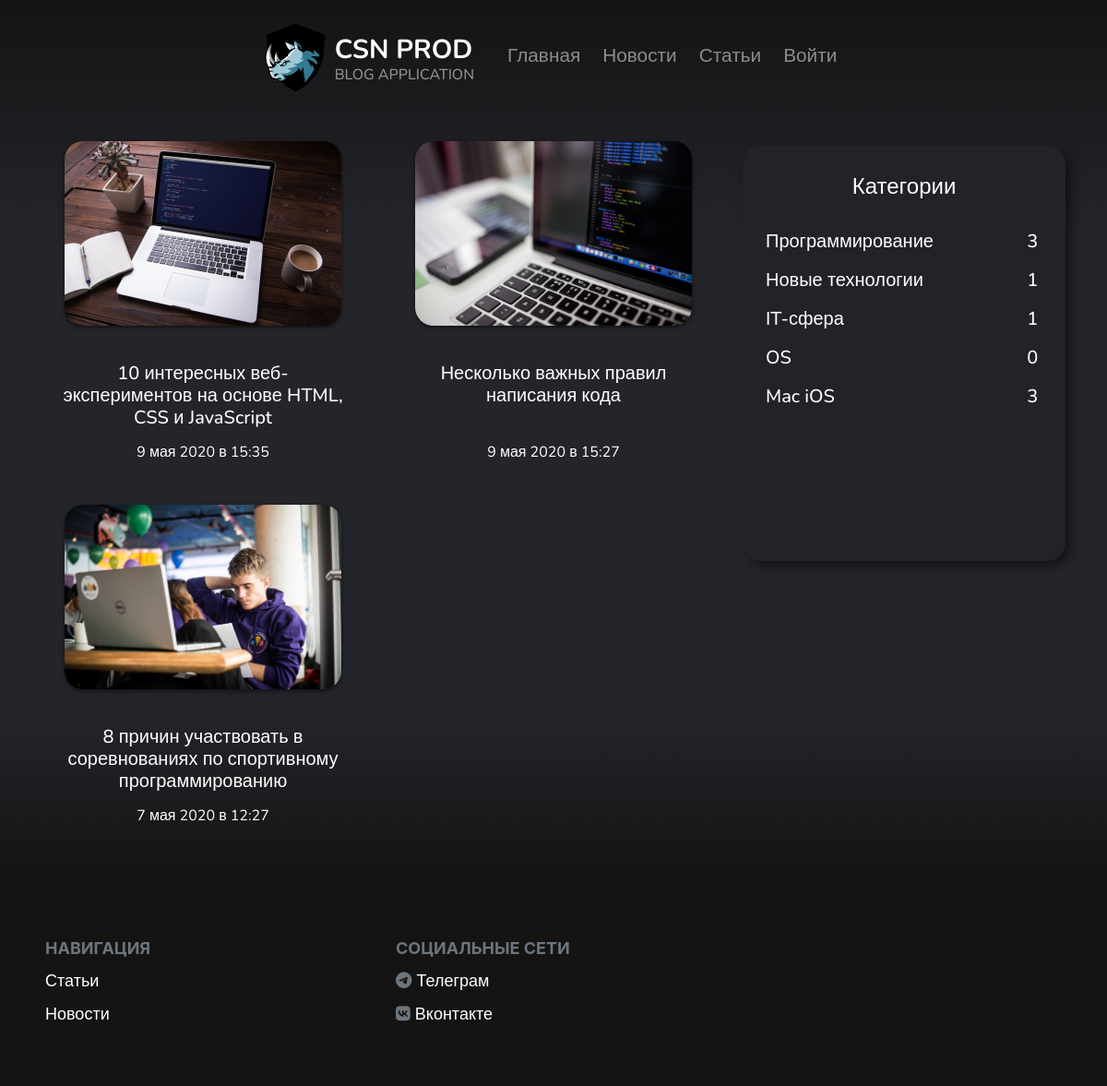
The page /st/programming on the database its author committed.
### st/models.py (models this page shows, shortened)
class Articles(models.Model):
    title = models.CharField(max_length=128)
    text = models.TextField()
    image = models.ImageField(upload_to='media/st')
    category = models.ForeignKey(CategoryArticles, blank=True, null=True, on_delete=models.CASCADE)
    author = models.ForeignKey(User, default=1, on_delete=models.CASCADE)
    publication_date = models.DateTimeField(auto_now_add=True)
    on_main = models.BooleanField(default=False)
    img_to_slider = models.BooleanField(default=False)
    is_active = models.BooleanField(default=True)
    class Meta:
        verbose_name = 'Статья'
        verbose_name_plural = 'Статьи'

### st/views.py (the view)
# urls.py: path('programming', views.ArticlesProgramming.as_view(), name='articles-programming'),
class ArticlesProgramming(ListView):
    model = Articles
    template_name = 'st/articles_category.html'
    def get_context_data(self, **kwargs):
        ctx = super(ArticlesProgramming, self).get_context_data(**kwargs)
        ctx['posts'] = Articles.objects.filter(category=1).order_by('-id')
        ctx['title'] = 'Программирование'
        ctx['category'] = get_category()
        return ctx

### st/views.py (called while the page is built)
def get_category():
    category = CategoryArticles.objects.all()
    all_category = dict()
    number = 0
    for item in category:
        number += 1
        all_category[item.name] = Articles.objects.filter(category=number).count()
    return all_category

### templates/st/articles_category.html
{% extends 'category_st_main.html' %}

### templates/category_st_main.html
{% extends 'main.html' %}
{% block main %}
  <div class="container">
    <div class="row">
      <div class="col-8 wow fadeIn" data-wow-delay="1s" id="post_list">
        <div class="row">
          {% for post in posts %}
            <div class="col-6" id="post">
              <div class="image">
                <img id="img_post" src="{{ post.image.url }}" alt="Изображение поста">
              </div>
              <a href="{% url 'st-detail' post.id %}"><h5>{{ post.title|striptags|truncatechars:75 }}</h5></a>
              <p>{{ post.publication_date|date:'j E Y в H:i' }}</p>
            </div>
          {% endfor %}
        </div>
      </div>
      <div class="col-4 category wow fadeIn" data-wow-delay="1s">
        <div class="category-content">
          <h4>Категории</h4>
          <div class="row">
            <div class="col-10">
              <a href="{% url 'articles-programming' %}"><h5>Программирование</h5></a>
              <a href="{% url 'articles-new_technologies' %}"><h5>Новые технологии</h5></a>
              <a href="{% url 'articles-it' %}"><h5>IT-сфера</h5></a>
              <a href="{% url 'articles-os' %}"><h5>OS</h5></a>
              <a href="{% url 'articles-mac_ios' %}"><h5>Mac iOS</h5></a>
            </div>
            <div class="col-2">
              {% for key, value in category.items %}
                <h5>{{ value }}</h5>
              {% endfor %}
            </div>
          </div>
        </div>
      </div>
    </div>
  </div>
{% endblock %}

### static/css/main.css (style rules this page uses)
a { text-decoration: none; color: gray; }
#post h3, h4 { color: white; text-align: center; padding: 20px; font-family: 'Nunito', sans-serif; }
#img_post { height: 200px; width: 300px; margin-top: 25px; max-width: 380px; max-height: 260px; border-radius: 20px; }
.image { overflow: hidden; height: 250px; border-radius: 20px; }
.image img { -moz-transition: all 0.2s ease-out; -o-transition: all 0.2s ease-out; -webkit-transition: all 0.2s ease-out; box-shadow: 0 2px 5px 0 rgba(0, 0, 0, 0.55); }
#post_list { padding-bottom: 20px; font-family: 'Nunito', sans-serif; text-align: center; }
#post_list h5 { padding: 15px; margin: auto; max-height: 100px; height: 100px; width: auto; }
#post_list a { color: white; outline: none; text-decoration: none; font-family: 'Nunito', sans-serif; }
#post_list p { color: white; margin-bottom: 20px; }
.category { padding: 30px 30px; }
.category-content h5 { color: white; text-align: left; padding: 5px; outline: none; text-decoration: none; text-align: left; font-family: 'Nunito', sans-serif; }
.category-content { background: #212327; border-radius: 20px; padding: 10px 20px; width: auto; height: 450px; text-align: center; box-shadow: 6px 6px 14px -2px rgba(0, 0, 0, 0.6); }

### rows shown on the page
Articles: image (picture), title "10 интересных веб-экспериментов на основе HTML, CSS и JavaScript", publication_date "9 мая 2020 в 15:35"
Articles: image (picture), title "Несколько важных правил написания кода", publication_date "9 мая 2020 в 15:27"
Articles: image (picture), title "8 причин участвовать в соревнованиях по спортивному программированию", publication_date "7 мая 2020 в 12:27"

### other values the page prints
{{ value }} "3" "1" "1" "0" "3"
